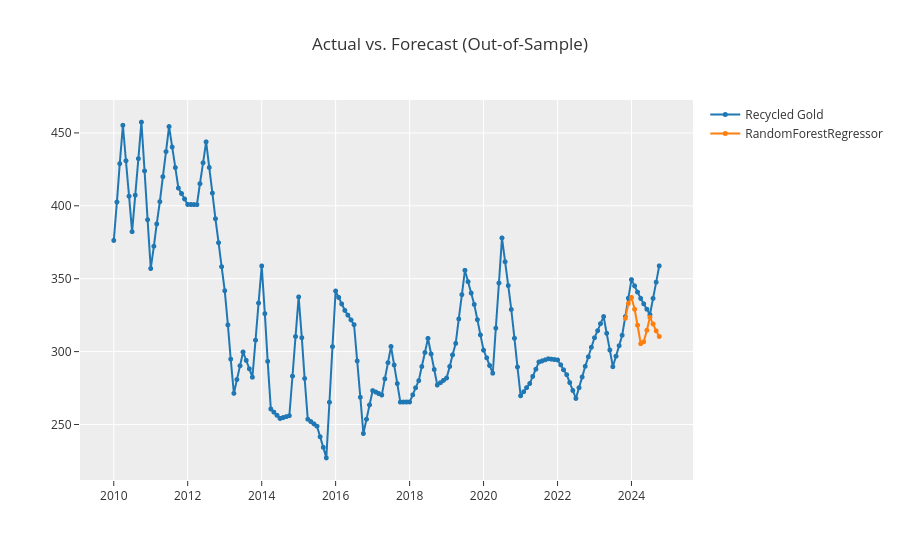

The notebook cell this image was saved under:
### Markdown cell above
### Recycled gold

### Code cell
# ...zero_grad() lacks thus the cache memory of the gradiens must be erased 'by hand'
model = None
model = TSForecastingExperiment()
# Setup initi where experiment related settings are being maintained/adjusted
model.setup(df_monthly_recycled_gold, target='Recycled Gold',fh=12, fold=5, fold_strategy='expanding', session_id=134)
# Model selection having no imposed any model
_best = model.compare_models(n_select=10, sort='SMAPE')

# Predicting on the last 12 months/4 quarters
model.predict_model(_best[0])

# Plot the results
model.plot_model(_best[0])

### Figure 1 — Plotly figure (JSON) as saved in the notebook; plotly's stock layout.template omitted (floating-point values rounded to 4 significant figures; data arrays with more than 128 entries replaced by an {"elided": "..."} marker saying what was removed)
{"data": [{"line": {"color": "rgb(31, 119, 180)", "width": 2}, "marker": {"color": "rgb(31, 119, 180)", "size": 5}, "mode": "lines+markers", "name": "Recycled Gold", "type": "scattergl", "x": {"elided": "178 str values"}, "xaxis": "x", "y": {"elided": "178 float values"}, "yaxis": "y"}, {"line": {"color": "rgb(255, 127, 14)", "width": 2}, "marker": {"color": "rgb(255, 127, 14)", "size": 5}, "mode": "lines+markers", "name": "RandomForestRegressor", "type": "scattergl", "x": {"elided": "178 str values"}, "xaxis": "x", "y": {"elided": "178 float values"}, "yaxis": "y"}], "layout": {"showlegend": true, "title": {"text": "Actual vs. Forecast (Out-of-Sample)"}, "xaxis": {"anchor": "y", "domain": [0, 1]}, "yaxis": {"anchor": "x", "domain": [0, 1]}}}
